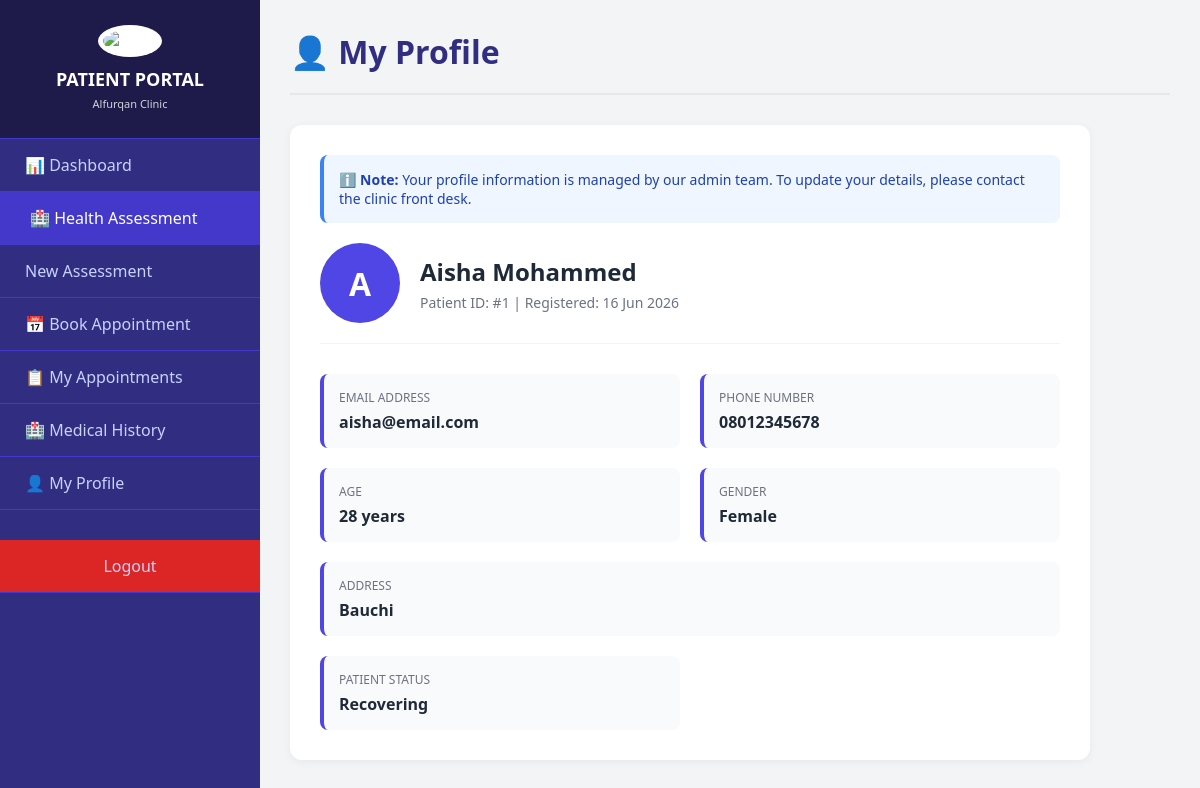
Screenshot of /patient/profile.php (signed in) with the database file from the repository.
### tables this page shows
CREATE TABLE `patient_users` (
  `id` int(11) NOT NULL,
  `patient_id` int(11) NOT NULL,
  `email` varchar(100) NOT NULL,
  `password` varchar(255) NOT NULL,
  `phone` varchar(15) DEFAULT NULL,
  `created_at` timestamp NOT NULL DEFAULT current_timestamp()
);

CREATE TABLE `patients` (
  `id` int(11) NOT NULL,
  `name` varchar(100) NOT NULL,
  `age` int(11) DEFAULT NULL,
  `gender` enum('Male','Female') NOT NULL,
  `phone` varchar(15) DEFAULT NULL,
  `address` text DEFAULT NULL,
  `allergies` text DEFAULT NULL,
  `medical_conditions` text DEFAULT NULL,
  `patient_status` enum('Stable','Critical','Recovering','Discharged','Pending') DEFAULT 'Pending',
  `reg_date` timestamp NOT NULL DEFAULT current_timestamp()
);

### patient/profile.php (the view, shortened to what this page needs)
<?php
include '../config/db.php';
$patient_id = $_SESSION['patient_id'];
$stmt = $conn->prepare("SELECT p.*, pu.email FROM patients p JOIN patient_users pu ON p.id = pu.patient_id WHERE p.id = ?");
$stmt->bind_param("i", $patient_id);
$stmt->execute();
$patient = $stmt->get_result()->fetch_assoc();
?>
<!DOCTYPE html>
<html lang="en">
<head>
</head>
<body>
    <div class="sidebar">
        <div class="sidebar-header">
            <img src="../assets/logo.png" alt="Logo">
            <h2>PATIENT PORTAL</h2><small>Alfurqan Clinic</small>
        </div>
        <div class="sidebar-menu">
    <a href="dashboard.php">📊 Dashboard</a>
    <a href="symptoms_dashboard.php" class="active">🏥 Health Assessment</a>
    <a href="health_assessment.php"> New Assessment</a>
    <a href="book_appointment.php">📅 Book Appointment</a>
    <a href="my_appointments.php">📋 My Appointments</a>
    <a href="medical_history.php">🏥 Medical History</a>
    <a href="profile.php">👤 My Profile</a>
    <a href="logout.php" class="logout-btn"> Logout</a>
</div>
    </div>
    <div class="main-content">
        <div class="header"><h1>👤 My Profile</h1></div>
        <div class="card">
            <div class="alert-box">
                <p>ℹ️ <strong>Note:</strong> Your profile information is managed by our admin team. To update your details, please contact the clinic front desk.</p>
            </div>
            <div class="profile-header">
                <div class="avatar"><?php echo strtoupper(substr($patient['name'], 0, 1)); ?></div>
                <div class="profile-info">
                    <h2><?php echo htmlspecialchars($patient['name']); ?></h2>
                    <p>Patient ID: #<?php echo $patient['id']; ?> | Registered: <?php echo date('d M Y', strtotime($patient['reg_date'])); ?></p>
                </div>
            </div>
            <div class="info-grid">
                <div class="info-item"><label>Email Address</label><div class="value"><?php echo htmlspecialchars($patient['email']); ?></div></div>
                <div class="info-item"><label>Phone Number</label><div class="value"><?php echo htmlspecialchars($patient['phone']); ?></div></div>
                <div class="info-item"><label>Age</label><div class="value"><?php echo $patient['age']; ?> years</div></div>
                <div class="info-item"><label>Gender</label><div class="value"><?php echo $patient['gender']; ?></div></div>
                <div class="info-item" style="grid-column: 1 / -1;"><label>Address</label><div class="value"><?php echo htmlspecialchars($patient['address'] ?? 'Not provided'); ?></div></div>
                <div class="info-item"><label>Patient Status</label><div class="value"><?php echo $patient['patient_status']; ?></div></div>
            </div>
        </div>
    </div>
</body>
</html>

### patient/profile.php (style rules this page uses)
* { margin: 0; padding: 0; box-sizing: border-box; }
body { font-family: 'Segoe UI', sans-serif; background: #f3f4f6; display: flex; }
.sidebar { width: 260px; background: #312e81; color: white; height: 100vh; position: fixed; }
.sidebar-header { text-align: center; padding: 25px 20px; border-bottom: 1px solid #4338ca; background: #1e1b4b; }
.sidebar-header img { width: 70px; height: 70px; margin-bottom: 10px; background: white; border-radius: 50%; padding: 5px; }
.sidebar-header h2 { font-size: 18px; }
.sidebar-header small { font-size: 11px; opacity: 0.8; }
.sidebar-menu a { display: flex; align-items: center; gap: 15px; padding: 15px 25px; color: #c7d2fe; text-decoration: none; border-bottom: 1px solid #4338ca; transition: 0.3s; }
.sidebar-menu a:hover, .sidebar-menu a.active { background: #4338ca; color: white; padding-left: 30px; }
.logout-btn { background: #dc2626 !important; justify-content: center; margin-top: 30px; }
.main-content { margin-left: 260px; padding: 30px; width: calc(100% - 260px); }
.header { display: flex; justify-content: space-between; margin-bottom: 30px; padding-bottom: 20px; border-bottom: 2px solid #e5e7eb; }
.header h1 { color: #312e81; }
.card { background: white; padding: 30px; border-radius: 12px; box-shadow: 0 2px 10px rgba(0,0,0,0.05); max-width: 800px; }
.profile-header { display: flex; align-items: center; gap: 20px; margin-bottom: 30px; padding-bottom: 20px; border-bottom: 1px solid #f3f4f6; }
.avatar { width: 80px; height: 80px; background: #4f46e5; color: white; border-radius: 50%; display: flex; align-items: center; justify-content: center; font-size: 32px; font-weight: bold; }
.profile-info h2 { color: #1f2937; margin-bottom: 5px; }
.profile-info p { color: #6b7280; font-size: 14px; }
.info-grid { display: grid; grid-template-columns: 1fr 1fr; gap: 20px; }
.info-item { background: #f9fafb; padding: 15px; border-radius: 8px; border-left: 4px solid #4f46e5; }
.info-item label { display: block; font-size: 12px; color: #6b7280; text-transform: uppercase; margin-bottom: 5px; }
.info-item .value { font-size: 16px; color: #1f2937; font-weight: 600; }
.alert-box { background: #eff6ff; padding: 15px; border-radius: 8px; margin-bottom: 20px; border-left: 4px solid #3b82f6; }
.alert-box p { color: #1e40af; font-size: 14px; margin: 0; }

### rows the page displays
patient_users: patient.name "A", patient.name "Aisha Mohammed", patient "1", patient.reg_date "16 Jun 2026", email "aisha@email.com", patient.phone "08012345678", patient.age "28", patient.gender "Female", patient.address "Bauchi", patient.patient_status "Recovering"
